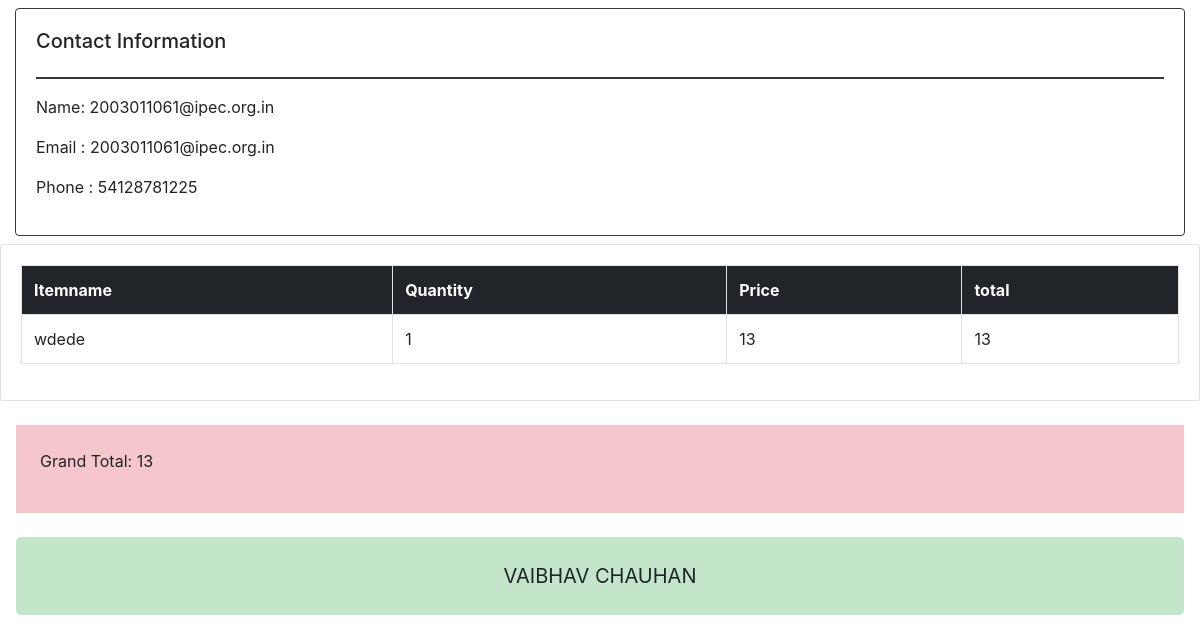
Screenshot of /userdetails/39 with the database file from the repository.
### home/models.py (models this page shows, shortened)
class Customers(models.Model):
    name=models.CharField(max_length=40)
    email=models.CharField(max_length=50)
    address=models.CharField(max_length=100)
    phone=models.CharField(max_length=10)
    itempurchase=models.TextField(null=True)
    prices=models.TextField(null=True)
    quantities=models.TextField(null=True)

### home/views.py (the view)
# urls.py: path('userdetails/<str:pk>',views.userdetails,name="userdetails")
def userdetails(request,pk):
    customer=Customers.objects.get(id=pk)
    print(pk)
    print(type(pk))
    items=json.loads(customer.itempurchase)
    prices=json.loads(customer.prices)
    quantity=json.loads(customer.quantities)
    result=[]
    totalamount=0
    print(type(items))
    print(type(prices))
    print(type(quantity))
    for i in range(len(items)):
        result.append({"items":items[i],"prices":prices[i],"quantity":quantity[i],"totalamount":prices[i]*quantity[i]})
        totalamount=totalamount+(prices[i]*quantity[i])
    context={"custom":result,"totalamount":totalamount,"customer":customer}
    return render(request,'userdetail.html',context)

### templates/userdetail.html (shortened to what this page needs)
<!doctype html>
<html lang="en">
<head>
  <link rel="stylesheet" href="https://cdn.jsdelivr.net/npm/bootstrap@4.0.0/dist/css/bootstrap.min.css"
>
</head>
<body>
    <div class="col-md my-2 ">
        <div class="card card-body border border-dark ">
            <h5 class="">Contact Information</h5>
            <hr class="border border-dark ">
            <p>Name: {{customer.name}} </p>
            <p>Email : {{customer.email}} </p>
            <p>Phone : {{customer.phone}} </p>
        </div>
    </div>
    <div class="row">
        <div class="col-md">
            <div class="card card-body">
                <table class="table table-striped table-bordered">
                    <tr>
                        <th class="table-dark">Itemname</th>
                        <th class="table-dark">Quantity</th>
                        <th class="table-dark">Price</th>
                        <th class="table-dark">total</th>
                    </tr>
                    {% for i in custom %}
                    <tr>
                        <td>{{i.items}}</td>
                        <td>{{i.prices}}</td>
                        <td>{{i.quantity}}</td>
                       <td>{{i.totalamount}}</td>
                    </tr>
                    {% endfor %}
                </table>
                </div>
                <div class="conatiner  my-4 py-4 mx-3 px-4  table-danger ">
                    <p class="fs-1">Grand Total: {{totalamount}}</p>
            </div>
            <div class="conatiner  my-4 py-4 mx-3 px-4 table-success text-center btn-lg">
            VAIBHAV CHAUHAN
            </div>
        </div>
</body>
    </html>

### rows the page displays
Customers: name "2003011061@ipec.org.in", email "2003011061@ipec.org.in", phone "54128781225"

### other values shown
{{ i.items }} "wdede"
{{ i.prices }} "1"
{{ i.quantity }} "13"
{{ i.totalamount }} "13"
{{ totalamount }} "13"
